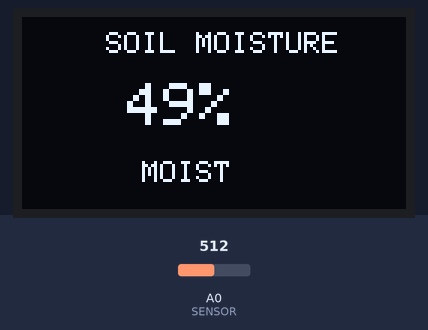
Recording of a sketch running on a simulated Arduino Uno, built with avr-gcc and run on an emulated ATmega328P. Shown: 128×64 one-colour display. Inputs (shaded band) come from the test bench; at power-on: A0 (SENSOR) = 512.

Above: at 1.3 s.
1.4 s: A0 (SENSOR) set to 539
At 2.8 s:
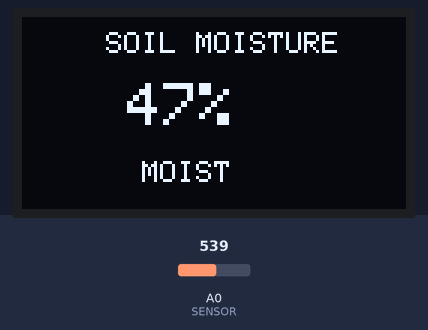
3.1 s: A0 (SENSOR) set to 318
At 3.8 s:
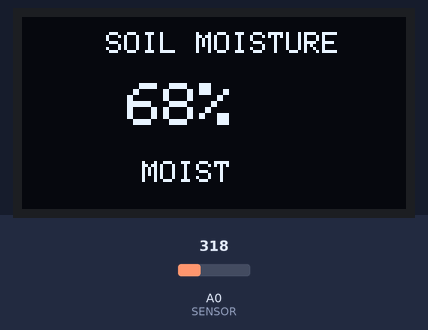
4.7 s: A0 (SENSOR) set to 289
At 5.7 s:
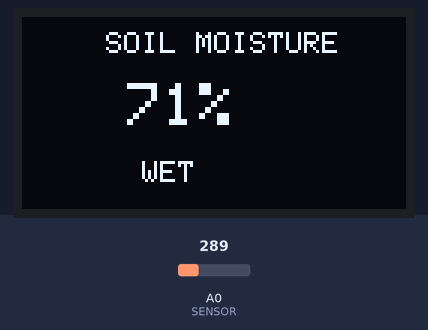
6.3 s: A0 (SENSOR) set to 900
At 7.6 s:
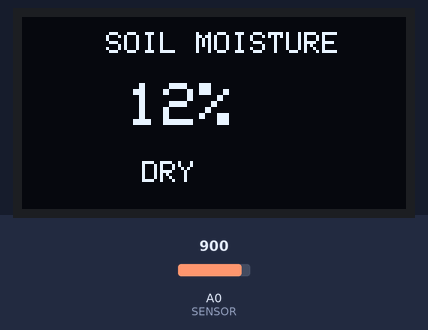
Timing chart, 0 to 8.9 s (numbered marks = the images above; inputs shaded):
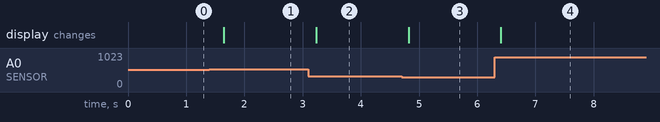

Measured:
- the behaviour switches between 521 and 522 on A0 (SENSOR) (found by bisection; images 0 and 1)
- the behaviour switches between 307 and 306 on A0 (SENSOR) (found by bisection; images 2 and 3)
- after the input at 1.4 s, the display: changes after 0.25 s (image 1)
- after the input at 3.1 s, the display: changes after 0.13 s (image 2)
- after the input at 4.7 s, the display: changes after 0.12 s (image 3)
- after the input at 6.3 s, the display: changes after 0.11 s (image 4)

The sketch:

18_soil_moisture.ino
```cpp
/*
  Project 18: Soil Moisture Meter (Soil Moisture Sensor + OLED)
  IoT Project Kit - Arduino Uno

  Description:
  Monitors soil volumetric water content using a resistive Soil Moisture Sensor.
  As soil dries, resistance increases (higher analog value). The Arduino maps
  the analog reading into a 0 - 100% moisture scale and categorizes the soil
  hydration level as "DRY", "MOIST", or "WET" on a 0.96" SSD1306 OLED screen.

  Connections:
  - Soil Sensor AO   -> Analog Pin A0
  - Soil Sensor VCC  -> 5V
  - Soil Sensor GND  -> GND
  - OLED VCC         -> 5V
  - OLED GND         -> GND
  - OLED SDA         -> Analog Pin A4
  - OLED SCL         -> Analog Pin A5

  Required Libraries:
  - Adafruit_GFX
  - Adafruit_SSD1306
*/

#include <Wire.h>
#include <Adafruit_GFX.h>
#include <Adafruit_SSD1306.h>

#define SENSOR A0

#define SCREEN_WIDTH 128
#define SCREEN_HEIGHT 64
#define OLED_RESET -1

Adafruit_SSD1306 display(
  SCREEN_WIDTH, SCREEN_HEIGHT,
  &Wire, OLED_RESET
);

void setup() {
  display.begin(SSD1306_SWITCHCAPVCC, 0x3C);
  display.setTextColor(SSD1306_WHITE);
}

void loop() {
  int value = analogRead(SENSOR);

  // Most sensors: higher reading = drier soil
  int moisture = map(value, 1023, 0, 0, 100);
  moisture = constrain(moisture, 0, 100);

  display.clearDisplay();

  display.setTextSize(1);
  display.setCursor(28, 5);
  display.println("SOIL MOISTURE");

  display.setTextSize(2);
  display.setCursor(35, 22);
  display.print(moisture);
  display.println("%");

  display.setTextSize(1);
  display.setCursor(40, 48);

  if (moisture < 30)
    display.println("DRY");
  else if (moisture < 70)
    display.println("MOIST");
  else
    display.println("WET");

  display.display();

  delay(500);
}
```
